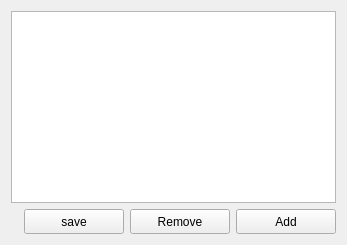
         <widget class="QWidget" name="tab_8">
          <attribute name="title">
           <string>Bias</string>
          </attribute>
          <layout class="QGridLayout" name="gridLayout_6">
           <item row="1" column="0">
            <widget class="QLabel" name="label_4">
             <property name="text">
              <string/>
             </property>
            </widget>
           </item>
           <item row="1" column="1">
            <widget class="QPushButton" name="pushButton_7">
             <property name="minimumSize">
              <size>
               <width>100</width>
               <height>25</height>
              </size>
             </property>
             <property name="maximumSize">
              <size>
               <width>100</width>
               <height>25</height>
              </size>
             </property>
             <property name="text">
              <string>save</string>
             </property>
             <property name="icon">
              <iconset>
               <normaloff>../.designer/.designer/backup/img/sav.png</normaloff>../.designer/.designer/backup/img/sav.png</iconset>
             </property>
            </widget>
           </item>
           <item row="1" column="2">
            <widget class="QPushButton" name="pushButton_6">
             <property name="minimumSize">
              <size>
               <width>100</width>
               <height>25</height>
              </size>
             </property>
             <property name="maximumSize">
              <size>
               <width>100</width>
               <height>25</height>
              </size>
             </property>
             <property name="text">
              <string>Remove</string>
             </property>
             <property name="icon">
              <iconset>
               <normaloff>../.designer/.designer/backup/img/rem.png</normaloff>../.designer/.designer/backup/img/rem.png</iconset>
             </property>
            </widget>
           </item>
           <item row="1" column="3">
            <widget class="QPushButton" name="pushButton_5">
             <property name="minimumSize">
              <size>
               <width>100</width>
               <height>25</height>
              </size>
             </property>
             <property name="maximumSize">
              <size>
               <width>100</width>
               <height>25</height>
              </size>
             </property>
             <property name="text">
              <string>Add</string>
             </property>
             <property name="icon">
              <iconset>
               <normaloff>../.designer/.designer/backup/img/add.png</normaloff>../.designer/.designer/backup/img/add.png</iconset>
             </property>
            </widget>
           </item>
           <item row="0" column="0" colspan="4">
            <widget class="QListWidget" name="listWidget_2">
             <property name="selectionMode">
              <enum>QAbstractItemView::ExtendedSelection</enum>
             </property>
            </widget>
           </item>
          </layout>
         </widget>
